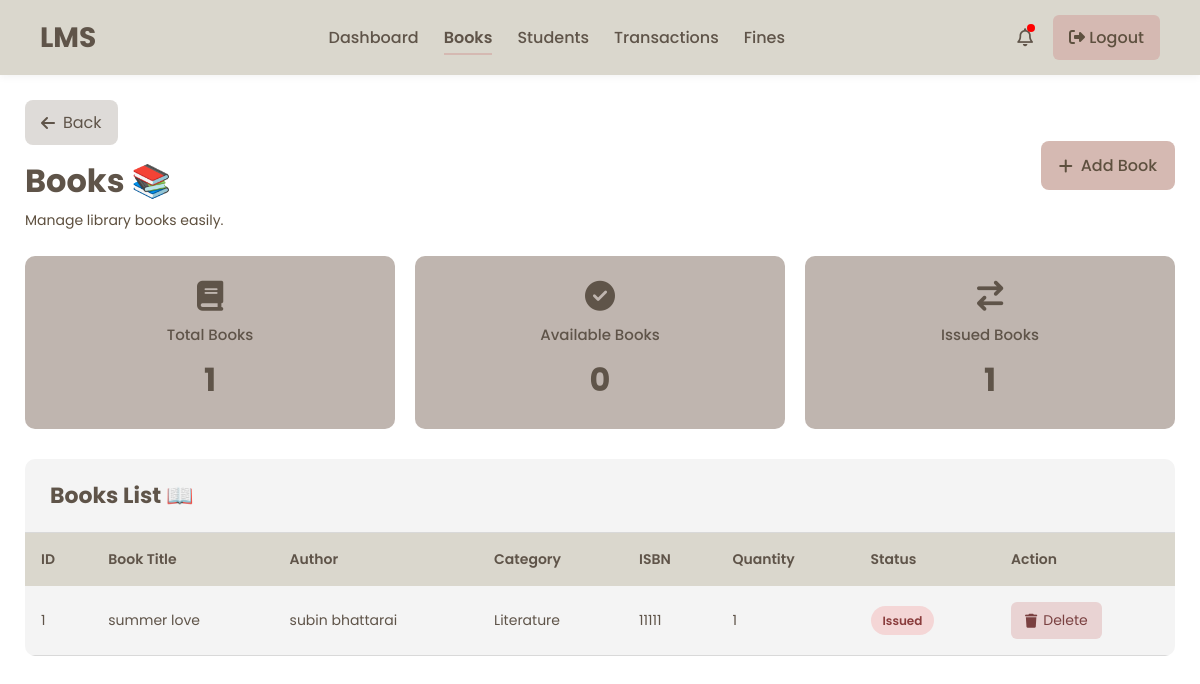
The page /books/ on the database its author committed.
### library/models.py (models this page shows, shortened)
class Book(models.Model):
    title = models.CharField(max_length=200)
    author = models.CharField(max_length=100)
    category = models.CharField(
        max_length=100,
        default='General'
    )
    isbn = models.CharField(
        max_length=50,
        unique=True,
        null=True,
        blank=True
    )
    quantity = models.IntegerField(default=1)
    available = models.BooleanField(default=True)

### library/views.py (the view)
# urls.py: path('books/', views.books, name='books'),
def books(request):
    total_books = Book.objects.count()
    available_books = Book.objects.filter(available=True).count()
    issued_books = Transaction.objects.filter(is_returned=False).count()
    context = {
        'active_page':'books',
        'books': Book.objects.all(),
        'total_books': total_books,
        'available_books': available_books,
        'issued_books': issued_books,
    }
    return render(
        request,
        'books.html',
        context
    )

### templates/books.html (shortened to what this page needs)
{% extends 'admin_base.html' %}
{% load static %}
{% block extra_css %}
<link rel="stylesheet" href="{% static 'css/books.css' %}">
{% endblock %}
{% block content %}
<div class="students-page">
    <div class="top-header">
        <div class="header-left">
            <a href="{% url 'dashboard' %}"
               class="back-btn">
                <i class="fa-solid fa-arrow-left"></i>
                Back
            </a>
            <h1 class="page-title">
                Books 📚
            </h1>
            <p class="page-subtitle">
                Manage library books easily.
            </p>
        </div>
        <a href="{% url 'add_book' %}"
           class="add-btn">
            <i class="fa-solid fa-plus"></i>
            Add Book
        </a>
    </div>
    <div class="cards-container">
        <div class="card pink-card">
            <i class="fa-solid fa-book"></i>
            <h3>Total Books</h3>
            <h1>{{ total_books }}</h1>
        </div>
        <div class="card green-card">
            <i class="fa-solid fa-circle-check"></i>
            <h3>Available Books</h3>
            <h1>{{ available_books }}</h1>
        </div>
        <div class="card blue-card">
            <i class="fa-solid fa-arrow-right-arrow-left"></i>
            <h3>Issued Books</h3>
            <h1>{{ issued_books }}</h1>
        </div>
    </div>
    <div class="table-wrapper">
        <div class="table-header">
            <h2>
                Books List 📖
            </h2>
        </div>
        <table>
            <thead>
                <tr>
                    <th>ID</th>
                    <th>Book Title</th>
                    <th>Author</th>
                    <th>Category</th>
                    <th>ISBN</th>
                    <th>Quantity</th>
                    <th>Status</th>
                    <th>Action</th>
                </tr>
            </thead>
            <tbody>
                {% for book in books %}
                <tr>
                    <td>{{ book.id }}</td>
                    <td>{{ book.title }}</td>
                    <td>{{ book.author }}</td>
                    <td>{{ book.category }}</td>
                    <td>{{ book.isbn }}</td>
                    <td>{{ book.quantity }}</td>
                    <td>
                        {% if book.available %}
                        <span class="active-status">
                            Available
                        </span>
                        {% else %}
                        <span class="inactive-status">
                            Issued
                        </span>
                        {% endif %}
                    </td>
                    <td>
                        <a href="{% url 'delete_book' book.id %}"
                           class="delete-btn"
                           onclick="return confirm('Delete this book?')">
                            <i class="fa-solid fa-trash"></i>
                            Delete
                        </a>
                    </td>
                </tr>
                {% endfor %}
            </tbody>
        </table>
    </div>
</div>
{% endblock %}

### assets/css/admin_base.css (style rules this page uses)
:root { --primary-color: #D9D9D9; --secondary-color: #DAD7CD; --background-color: #FFFFFF; --background-color-table: #F4F4F4; --text-color: #5F5449; --btn-color-1: #D5B9B2; --btn-color-2: #DEDBD8; --btn-color-3: #AAA0A0; --btn-text-color: #5E503F; --background-color-box: #EDDCD2; --box: #BFB5AF; }
* { margin:0; padding:0; box-sizing:border-box; }
body { font-family:'Poppins', sans-serif; background:var(--background-color); color:var(--text-color); min-height:100vh; }
table { width:100%; border-collapse:collapse; }
table th { font-weight:600; }

### assets/css/books.css (style rules this page uses)
.students-page { padding:25px; }
.top-header { display:flex; justify-content:space-between; align-items:center; margin-bottom:25px; flex-wrap:wrap; gap:15px; }
.back-btn { display:inline-flex; align-items:center; gap:8px; text-decoration:none; background:var(--btn-color-2); color:var(--text-color); padding:10px 16px; border-radius:8px; transition:.3s; margin-bottom:12px; }
.page-title { font-size:32px; margin-bottom:5px; color:var(--text-color); }
.page-subtitle { color:var(--btn-text-color); font-size:14px; }
.add-btn { text-decoration:none; background:var(--btn-color-1); color:var(--btn-text-color); padding:12px 18px; border-radius:8px; font-weight:500; display:flex; align-items:center; gap:8px; transition:.3s; }
.cards-container { display:grid; grid-template-columns:repeat(3,1fr); gap:20px; margin-bottom:30px; }
.card { background:var(--box); border-radius:10px; padding:25px; text-align:center; transition:.3s; }
.card i { font-size:30px; margin-bottom:12px; color:var(--text-color); }
.card h3 { font-size:15px; font-weight:500; margin-bottom:10px; }
.card h1 { font-size:32px; color:var(--text-color); }
.pink-card, .green-card, .blue-card { background:var(--box); }
.table-wrapper { background:var(--background-color-table); border-radius:10px; overflow:hidden; }
.table-header { padding:20px 25px; border-bottom:1px solid var(--primary-color); }
.table-header h2 { color:var(--text-color); font-size:22px; }
table { width:100%; border-collapse:collapse; }
thead { background:var(--secondary-color); }
thead th { padding:16px; text-align:left; font-size:14px; color:var(--text-color); font-weight:600; }
tbody td { padding:16px; border-bottom:1px solid var(--primary-color); font-size:14px; }
.inactive-status { background:#f4d6d6; color:#8a3c3c; padding:6px 12px; border-radius:20px; font-size:12px; font-weight:600; }
.delete-btn { text-decoration:none; background:#e9d3d3; color:#7a4040; padding:8px 14px; border-radius:6px; display:inline-flex; align-items:center; gap:6px; transition:.3s; }

### rows shown on the page
Book: id "1", title "summer love", author "subin bhattarai", category "Literature", isbn "11111", quantity "1", available "Issued"

### other values the page prints
{{ total_books }} "1"
{{ available_books }} "0"
{{ issued_books }} "1"
